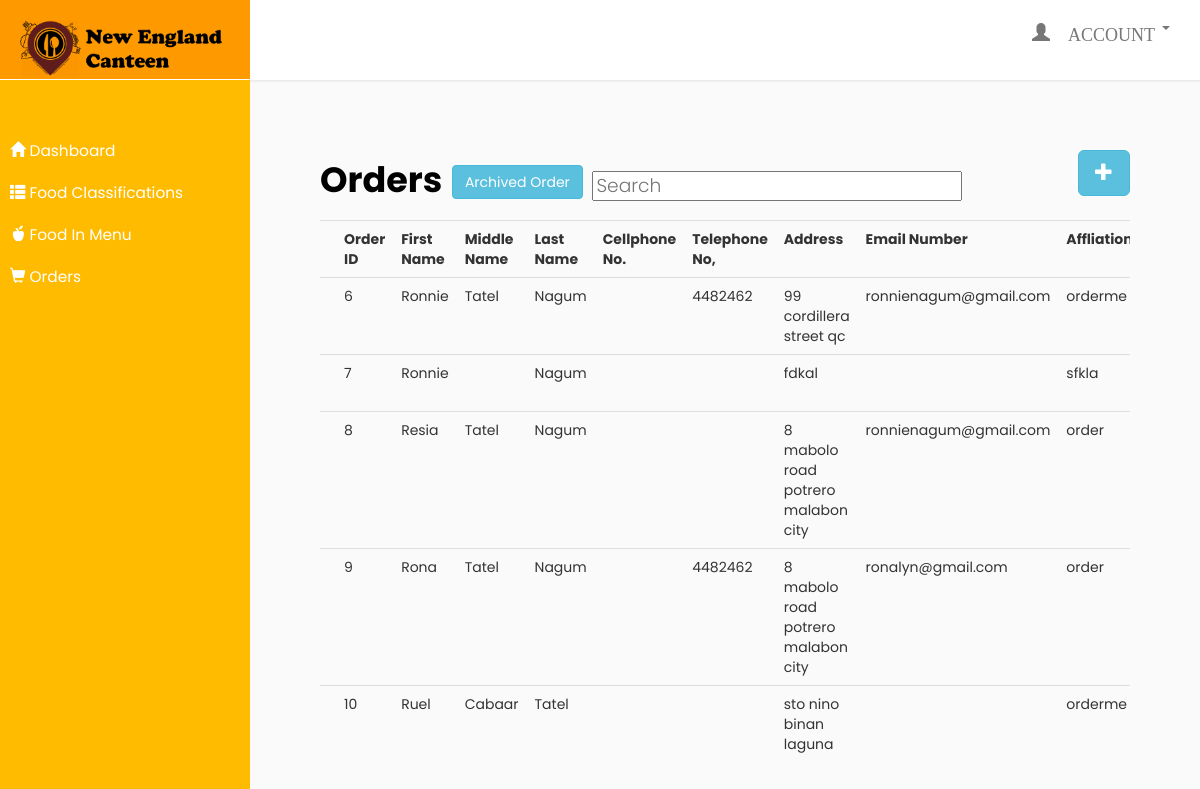
Screenshot of /admin/NecOrderArchived.php (signed in) with the database file from the repository.
### tables this page shows
CREATE TABLE `tbl_order` (
  `orderID` int(11) NOT NULL,
  `orderFirstName` varchar(55) NOT NULL,
  `orderLastName` varchar(55) NOT NULL,
  `orderMiddleName` varchar(55) DEFAULT NULL,
  `orderPhoneNumber` varchar(30) DEFAULT NULL,
  `orderTelephoneNumber` varchar(30) DEFAULT NULL,
  `orderEmailAddress` varchar(55) DEFAULT NULL,
  `orderAddress` varchar(130) DEFAULT NULL,
  `orderAffliation` varchar(50) DEFAULT NULL,
  `orderType` varchar(30) NOT NULL DEFAULT 'Delivery',
  `orderPaidStatus` varchar(55) NOT NULL DEFAULT 'Not Paid',
  `orderDate` datetime NOT NULL
);

### admin/NecOrderArchived.php (the view, shortened to what this page needs)
<!DOCTYPE html>
<html>
<head>
    <link rel="stylesheet" href="css/bootstrap.min.css">
    <link rel="stylesheet" href="admincss/TVAdminSideBar.css">
    <link rel="stylesheet" href="https://cdnjs.cloudflare.com/ajax/libs/malihu-custom-scrollbar-plugin/3.1.5/jquery.mCustomScrollbar.min.css">
</head>
<body>
    <div class="wrapper">
        <?php
        include 'NecSidebar.php';
        ?>
        <div id="content">
            <?php
            include("connectionString.php");
            $query = "SELECT * FROM tbl_order ORDER BY orderID ASC";
            $result = mysqli_query($connect, $query);
            ?>
            <div style="padding:70px;">
                <form method="post" action="NecOrderAdd.php">
                    <p style="font-size: 35px; color: #000;">
                        <strong>Orders</strong>
                        <button title="Add" type="submit" name="btnAdd" class="btn btn-info btn-lg pull-right" ><span class="glyphicon glyphicon-plus"></button>
                            <a href="NecOrderArchived.php" class="btn btn-info" role="button">Archived Order</a>
                            <input type="text" id="txtbxSearch" onkeyup="SearchBar()" placeholder="Search" style="height:30px;font-size:14pt; ">
                        </p>
          <div class="table-responsive" id="destination_table">
            <table style="width: 2000px;" id="destination" class="table table-hover" style="width:1500px">
                <tr>
                    <th style="width: 10px;"></th>
                    <th>Order ID</th>
                    <th>First Name</th>
                    <th>Middle Name</th>
                    <th>Last Name</th>
                    <th>Cellphone No.</th>
                    <th>Telephone No,</th>
                    <th>Address</th>
                    <th>Email Number</th>
                    <th>Affliation</th>
                </tr>
                <?php
                while($row = mysqli_fetch_array($result))
                {
                    ?>
                    <tr>
                        <td>
                        </td>
                        <td> <?php echo $row['orderID'];?> </td>
                        <td> <?php echo $row['orderFirstName'] ;?> </td>
                        <td> <?php echo $row['orderMiddleName'];?> </td>
                        <td> <?php echo $row['orderLastName'];?> </td>
                        <td> <?php echo $row['orderPhoneNumber'];?> </td>
                        <td> <?php echo $row['orderTelephoneNumber'];?> </td>
                        <td> <?php echo $row['orderAddress'];?> </td>
                        <td> <?php echo $row['orderEmailAddress'];?> </td>
                        <td> <?php echo $row['orderAffliation'];?> </td>
                    </tr>
                    <?php
                }
                ?>
            </table>
        </div>
    </form>
</div>
</div>
</div>
</body>
</html>

### admin/NecSidebar.php (shortened to what this page needs)
<nav id="sidebar">
    <div class="sidebar-header">
       <img src="images/headerLogo.png" width="210">
   </div>
   <ul class="list-unstyled components">
    <p></p>
    <li >
        <a href="NecDashboard.php">
            <i class="glyphicon glyphicon-home"></i>
            Dashboard
        </a>
        </li>
        <li>
            <a href="NecFoodClass.php">
                <i class="glyphicon glyphicon-th-list"></i>
            Food Classifications</a>
        </li>
        <li>
          <a href="NecFoodItems.php">
              <i class="glyphicon glyphicon-apple"></i>
          Food In Menu</a>
      </li>
      <li>
          <a href="NecOrder.php">
              <i class="glyphicon glyphicon-shopping-cart"></i>
          Orders</a>
      </li>
</nav>
<nav class="navbar navbar-default">
    <div class="container-fluid">
        <div class="collapse navbar-collapse" id="bs-example-navbar-collapse-1">
            <ul class="nav navbar-nav navbar-right">
                <li class="dropdown" >
                    <a style="height: 80px;   font-size:18px; font-family: Arial;" class="dropdown-toggle" data-toggle="dropdown" href="#"><span class="glyphicon glyphicon-user" style="top:8px;"> ACCOUNT</span>
                        <span class="caret"></span></a>
                  </li>
              </ul>
          </div>
      </div>
  </nav>

### admin/admincss/TVAdminSideBar.css (style rules this page uses)
body { font-family: 'Poppins', sans-serif; background: #fafafa; }
p { font-family: 'Poppins', sans-serif; font-size: 1.1em; font-weight: 300; line-height: 1.7em; color: #999; }
a, a:hover, a:focus { color: inherit; text-decoration: none; transition: all 0.3s; }
.navbar { height:80px; background: #fff; border: none; border-radius: 0; margin-bottom: 40px; box-shadow: 1px 1px 3px rgba(0, 0, 0, 0.1); }
#sidebar { width: 250px; position: fixed; top: 0; left: 0; height: 100vh; z-index: 999; background: #ffbb00; color: #fff; transition: all 0.3s; }
#sidebar .sidebar-header { padding: 20px; background: #ff9900; height: 80px; border-bottom: 1px solid #fff; }
#sidebar ul.components { padding: 20px 0; border-bottom: 1px solid #ffbb00; }
#sidebar ul p { color: #fff; padding: 10px; }
#sidebar ul li a { padding: 10px; font-size: 1.1em; display: block; }
#content { width: calc(100% - 250px); min-height: 100vh; transition: all 0.3s; position: absolute; top: 0; right: 0; margin-top: 80px; }

### rows the page displays
tbl_order: orderID "6", orderFirstName "Ronnie", orderMiddleName "Tatel", orderLastName "Nagum", orderTelephoneNumber "4482462", orderAddress "99 cordillera street qc", orderEmailAddress "ronnienagum@gmail.com", orderAffliation "orderme"
tbl_order: orderID "7", orderFirstName "Ronnie", orderLastName "Nagum", orderAddress "fdkal", orderAffliation "sfkla"
tbl_order: orderID "8", orderFirstName "Resia", orderMiddleName "Tatel", orderLastName "Nagum", orderAddress "8 mabolo road potrero malabon city", orderEmailAddress "ronnienagum@gmail.com", orderAffliation "order"
tbl_order: orderID "9", orderFirstName "Rona", orderMiddleName "Tatel", orderLastName "Nagum", orderTelephoneNumber "4482462", orderAddress "8 mabolo road potrero malabon city", orderEmailAddress "ronalyn@gmail.com", orderAffliation "order"
tbl_order: orderID "10", orderFirstName "Ruel", orderMiddleName "Cabaar", orderLastName "Tatel", orderAddress "sto nino binan laguna", orderAffliation "orderme"
